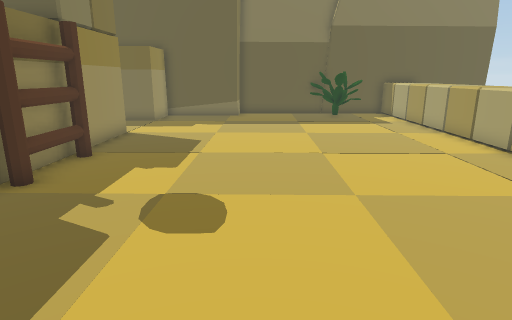
view 1 (above)

16 first-person views from a walk through a Unity game level. The camera is 1.2 m above the floor, tilts 14° down and sees 75° across. The floor is counted in squares, 0.5 m on a side. Each view is taken from the middle of a square. On the plan, view 1 faces up. The plan holds only what a view shows up to about 20 squares ahead; the rest is blank. The place goes on beyond the plan. The player is left out. Some animated figures are left out.

view 2
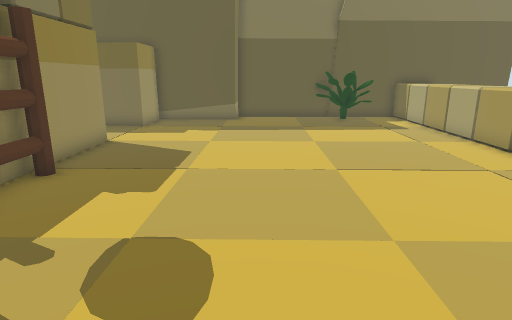

view 3
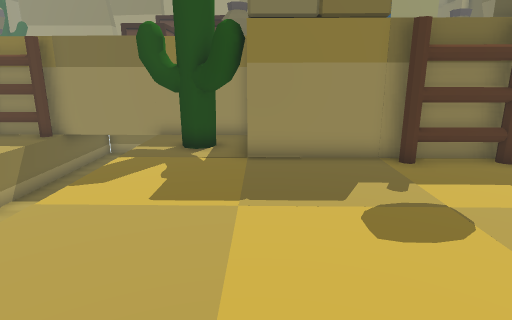

view 4
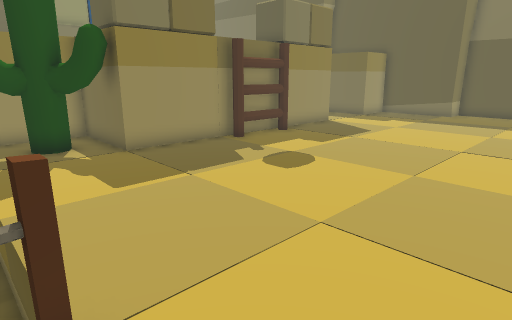

view 5
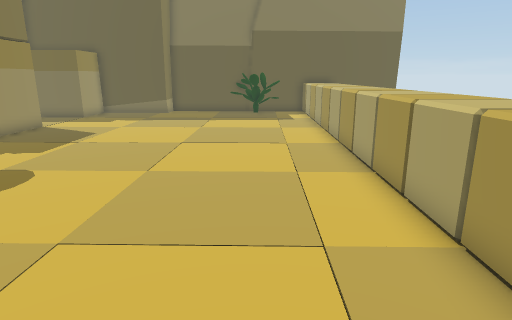

view 6
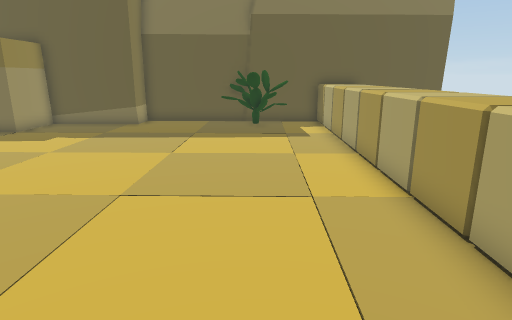

view 7
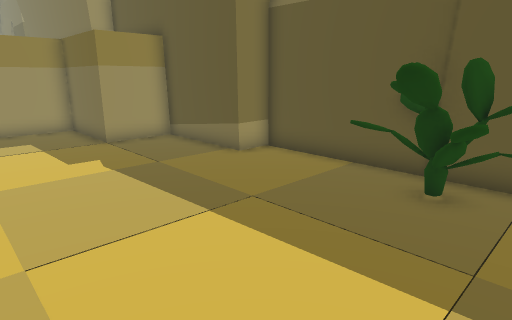

view 8
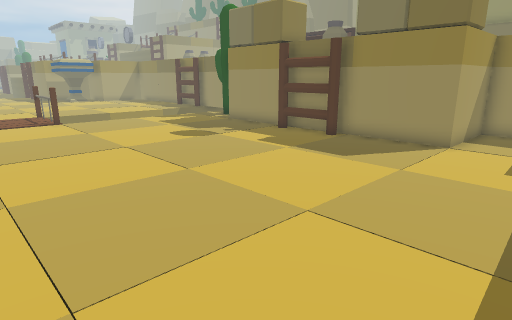

view 9
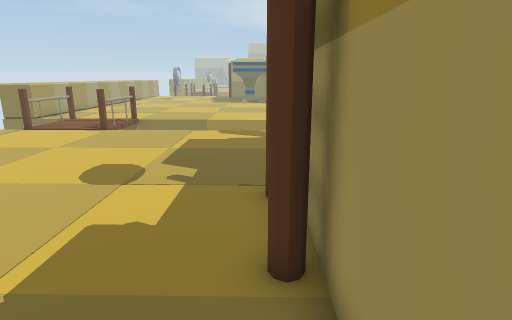

view 10
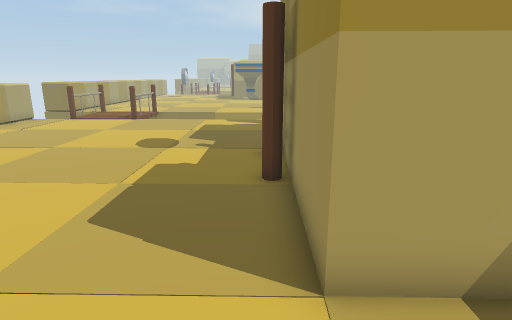

view 11
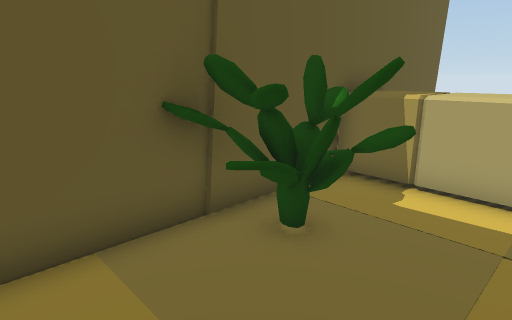

view 12
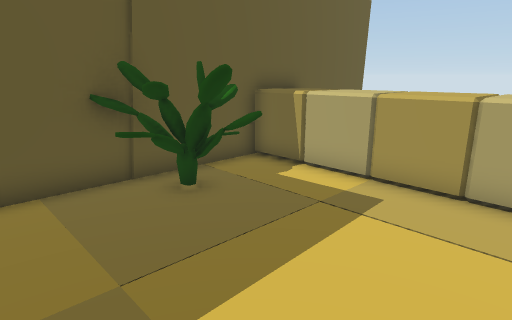

view 13
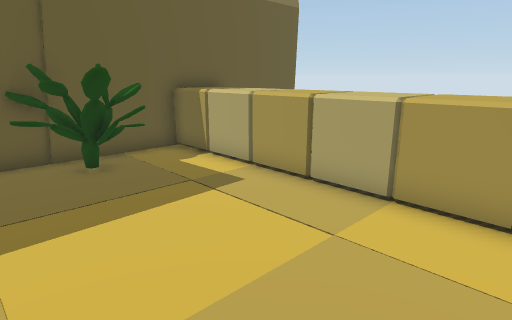

view 14
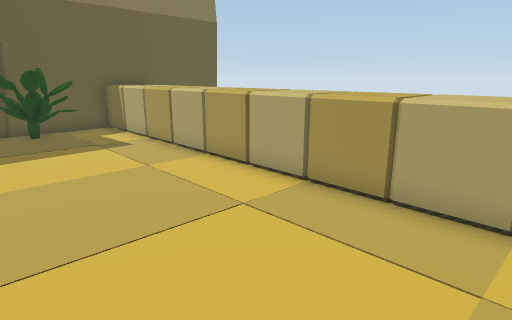

view 15
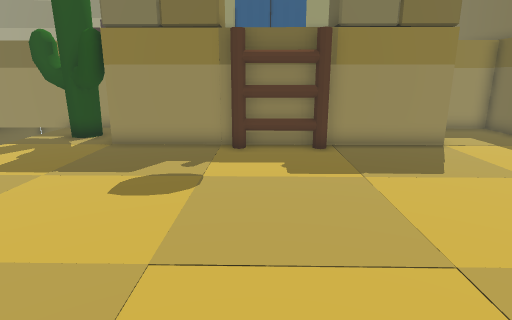

view 16
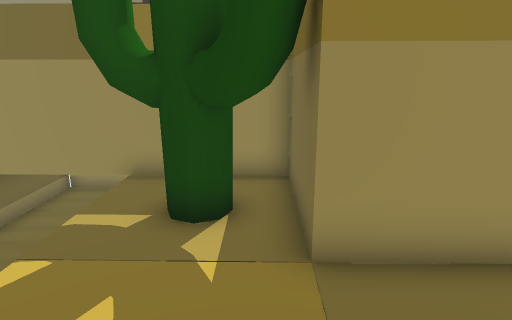

### Floor plan
Key: @ floor where view 1 was taken; # wall or solid block; x gap in a wall; . main floor; - floor 0.75 m lower than the main floor; _ floor 2 m lower than the main floor; = window, fence, low wall or low ledge; v drop or lower ground; R rock; L ladder; C cactus; O other object.
Columns run from 10 left of view 1 to 10 right of it. Each row starts with its distance up from view 1.
 23          RRRRRRRRRRRR
 22     #    R....ORRRRRR
 21     #RRRRR...OOOOOOOO
 20     #..........OO.OOO
 19 #####.............OOO
 18 #.................OOO
 17 #.................OOO
 16 #.................OOO
 15 #####.............OOO
 14     #.............OOO
 13     #.............OOO
 12     #.............O O
 11     #.............OOO
 10     #L............O O
  9     #L............OOO
  8     #L............O O
  7     #.............OOO
  6     #.............O O
  5     #.............OOO
  4     #.............O O
  3 #####.............OO
  2 #.CCC..........._.O
  1 #.CC..............O
  0 #CC.......@.......O
 -1 # Cvvvv.....=...=.OO
 -2 #       v   x...x
 -3 #           =--.=
 -4 #vvvvv      =...=
 -5 Lvvvvvvvvvvv=   =

Positions as (right, up) in squares from view 1, and headings:
1: (0, 0), facing up
2: (0, 2), facing up
3: (4, 3), facing left
4: (5, -2), facing up-left
5: (5, -2), facing up
6: (5, 4), facing up
7: (7, 14), facing up-left
8: (7, 18), facing down-left
9: (-5, 14), facing down
10: (-5, 18), facing down
11: (1, 18), facing up-right
12: (1, 15), facing up-right
13: (2, 12), facing up-right
14: (2, 6), facing up-right
15: (6, 8), facing left
16: (-2, 2), facing left
